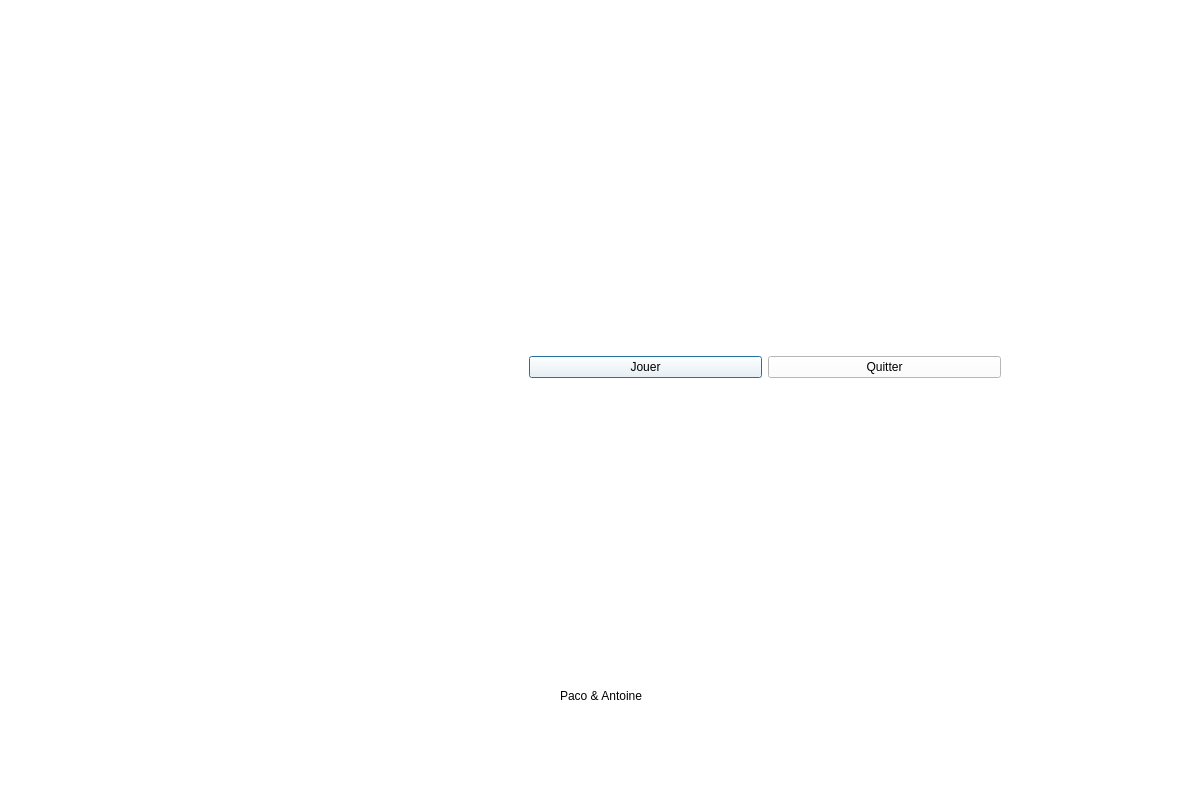
<?xml version="1.0" encoding="UTF-8"?>
<ui version="4.0">
 <class>WelcomScreen</class>
 <widget class="QDialog" name="WelcomScreen">
  <property name="geometry">
   <rect>
    <x>0</x>
    <y>0</y>
    <width>1200</width>
    <height>800</height>
   </rect>
  </property>
  <property name="windowTitle">
   <string>Dialog</string>
  </property>
  <property name="styleSheet">
   <string notr="true">background-color: rgb(255, 255, 255);</string>
  </property>
  <widget class="QLabel" name="label">
   <property name="geometry">
    <rect>
     <x>560</x>
     <y>670</y>
     <width>241</width>
     <height>51</height>
    </rect>
   </property>
   <property name="styleSheet">
    <string notr="true">font: 12pt &quot;Onyx&quot;;</string>
   </property>
   <property name="text">
    <string>Paco &amp; Antoine</string>
   </property>
  </widget>
  <widget class="QWidget" name="">
   <property name="geometry">
    <rect>
     <x>290</x>
     <y>93</y>
     <width>711</width>
     <height>549</height>
    </rect>
   </property>
   <layout class="QHBoxLayout" name="horizontalLayout">
    <item>
     <widget class="QLabel" name="icon">
      <property name="styleSheet">
       <string notr="true">background-image: url(:/welcomIcon/welcomicon.jpg);</string>
      </property>
      <property name="text">
       <string/>
      </property>
      <property name="pixmap">
       <pixmap resource="../images/menu1.qrc">:/welcomIcon/welcomicon.jpg</pixmap>
      </property>
      <property name="scaledContents">
       <bool>true</bool>
      </property>
     </widget>
    </item>
    <item>
     <widget class="QPushButton" name="bouton_jouer">
      <property name="text">
       <string>Jouer</string>
      </property>
     </widget>
    </item>
    <item>
     <widget class="QPushButton" name="bouton_quitter">
      <property name="text">
       <string>Quitter</string>
      </property>
     </widget>
    </item>
   </layout>
  </widget>
 </widget>
 <resources>
  <include location="../images/menu1.qrc"/>
 </resources>
 <connections>
  <connection>
   <sender>bouton_quitter</sender>
   <signal>clicked()</signal>
   <receiver>WelcomScreen</receiver>
   <slot>close()</slot>
   <hints>
    <hint type="sourcelabel">
     <x>396</x>
     <y>547</y>
    </hint>
    <hint type="destinationlabel">
     <x>632</x>
     <y>581</y>
    </hint>
   </hints>
  </connection>
 </connections>
</ui>
